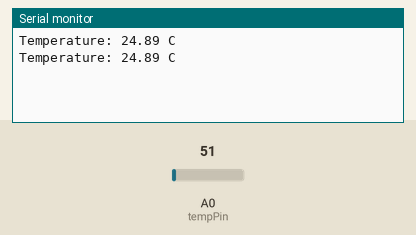
A sketch run on a simulated Arduino Uno, built with avr-gcc and run on an emulated ATmega328P. Shown: the last lines printed to the serial monitor. The test bench sets the inputs (shaded band); at power-on: A0 (tempPin) = 51.

Above: at 1.8 s.
1.9 s: A0 (tempPin) set to 61
At 2.8 s:
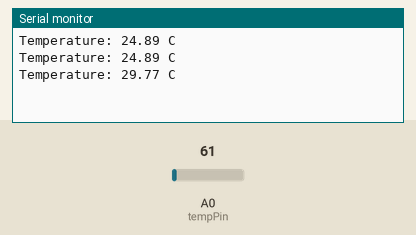
3.4 s: A0 (tempPin) set to 71
At 4.4 s:
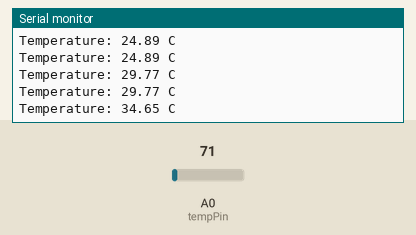
Timing chart, 0 to 6.4 s (numbered marks = the images above; inputs shaded):
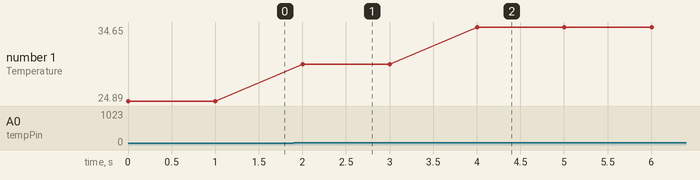

The sketch:

Temparature_sensor.ino
```cpp
int tempPin = A0;

void setup() {
  Serial.begin(9600);
}

void loop() {
  int value = analogRead(tempPin);
  float temp = value * 0.488;

  Serial.print("Temperature: ");
  Serial.print(temp);
  Serial.println(" C");
  delay(1000);
}
```

Measured:
- after the input at 1.9 s, the serial monitor: prints a new line after 0.10 s (image 1)
- after the input at 3.4 s, the serial monitor: prints a new line after 0.60 s (image 2)
- plotted number 1: 24.89 → 29.77 after the input at 1.9 s, 29.77 → 34.65 after the input at 3.4 s
